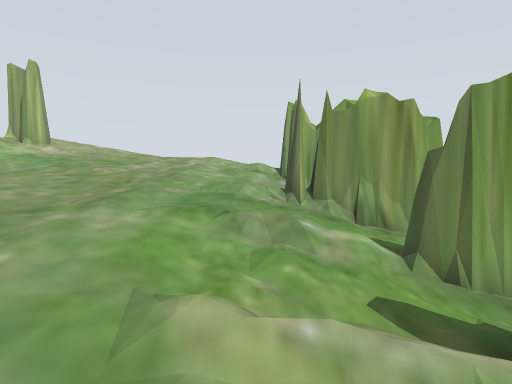
View 1 (above)

16 first-person views from a walk through a Gazebo world. The camera is 0.92 m above the floor, tilts 6° down and sees 80° across. The lines on the ground mark 1 m squares. The floor is counted in squares, 0.5 m on a side. Each view is taken from the middle of a square. On the plan, view 1 faces up. The plan holds only what a view shows up to about 16 squares ahead; the rest is blank. The place goes on beyond the plan.

View 2
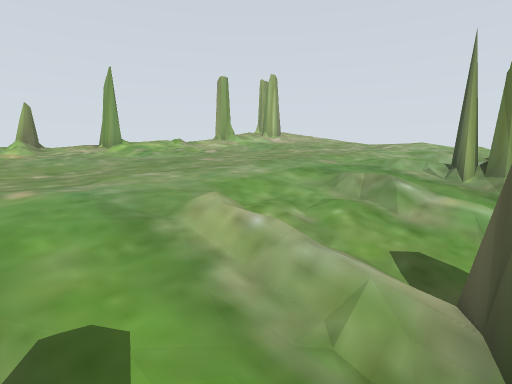

View 3
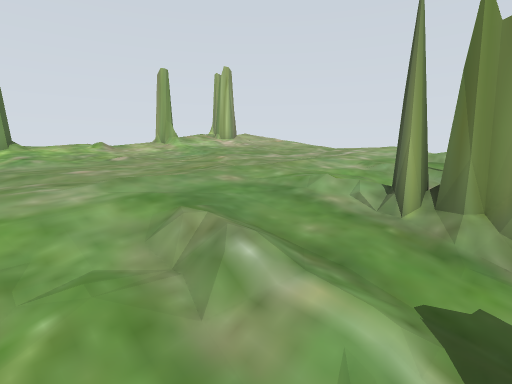

View 4
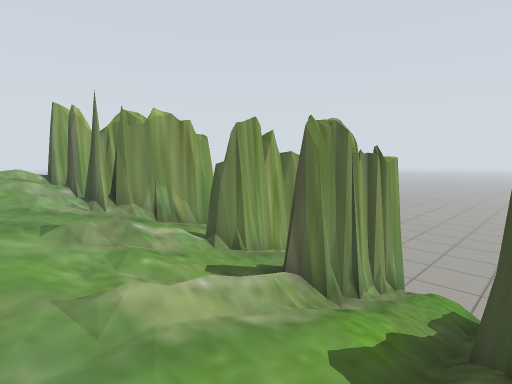

View 5
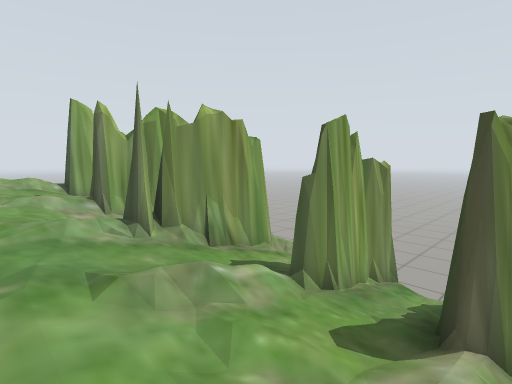

View 6
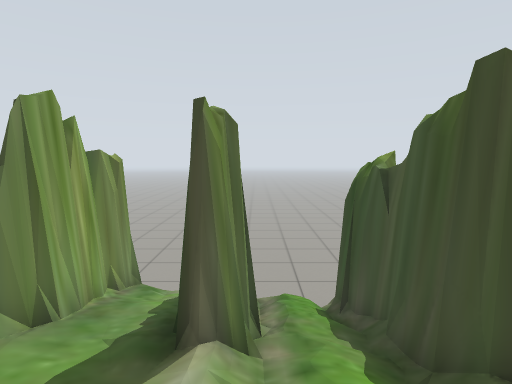

View 7
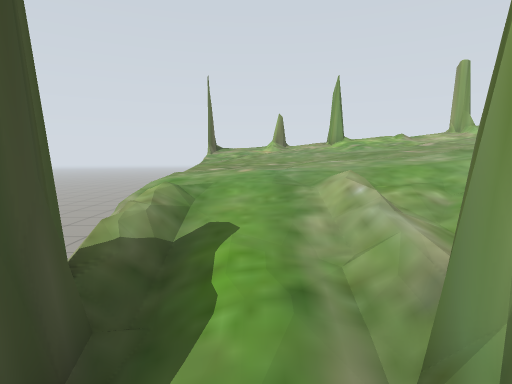

View 8
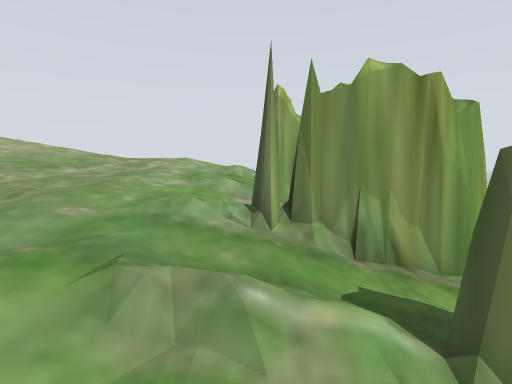

View 9
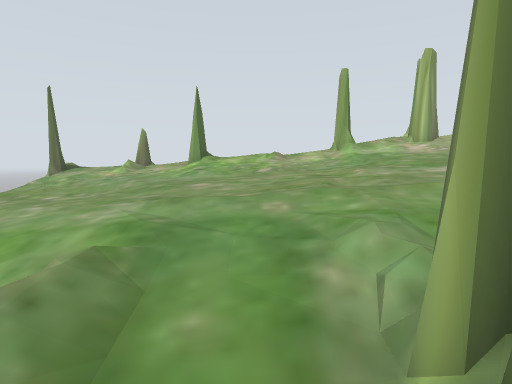

View 10
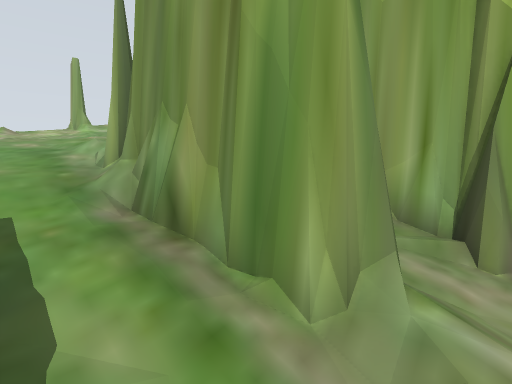

View 11
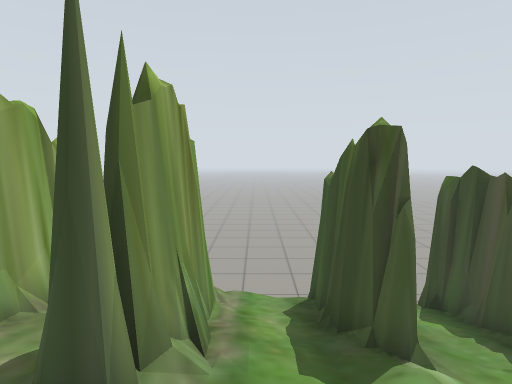

View 12
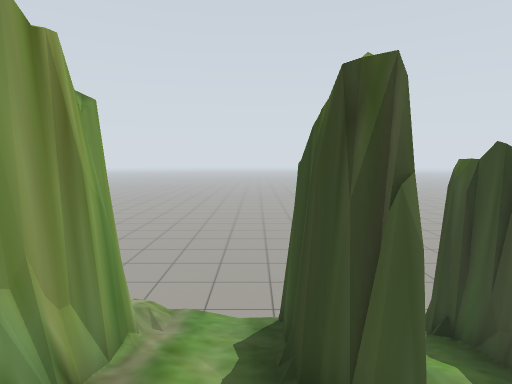

View 13
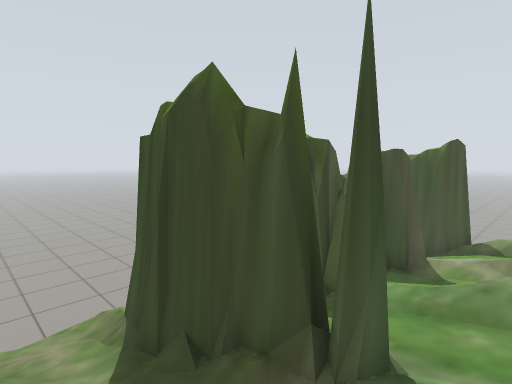

View 14
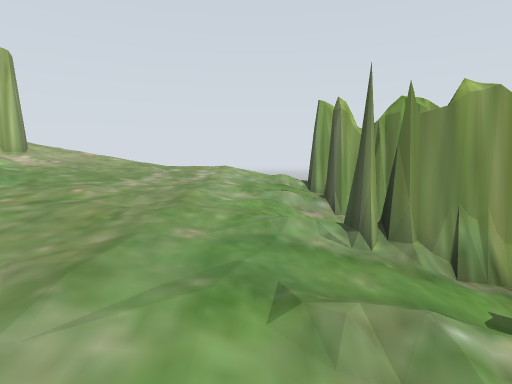

View 15
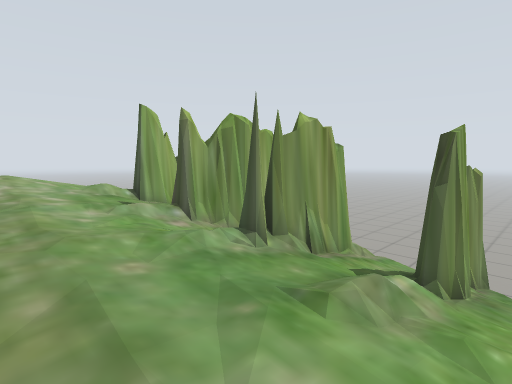

View 16
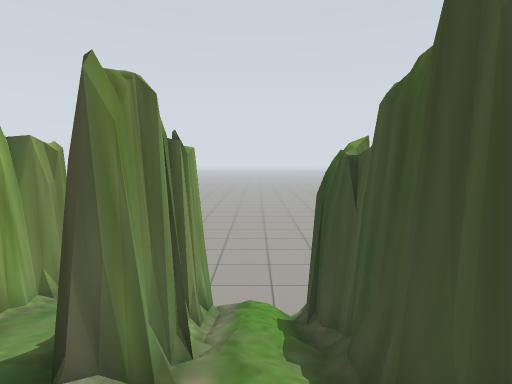

### Floor plan
Key: @ floor where view 1 was taken; # wall or solid block; x gap in a wall; . main floor; : floor 0.25 m higher than the main floor; - floor 0.25 m lower than the main floor; + floor 0.5 m higher than the main floor; _ floor 0.5 m lower than the main floor; * floor 0.75 m higher than the main floor; < floor 0.75 m lower than the main floor; ( floor 1 m lower than the main floor; ! floor 1.25 m lower than the main floor; / step, stairs or slope; = window, fence, low wall or low ledge; v drop or lower ground.
Columns run from 12 left of view 1 to 8 right of it. Each row starts with its distance up from view 1.
 18 **+++::::::.
 17 *+++:::::::.   #
 16   /::::.....//##
 15 /=/:::......-//
 14 +//:::......--
 13 //::::....../==###
 12  /::/.....--////####
 11 :::.......--///////!
 10 ::......-.--/=/###//
  9 ::.....----//#x####/
  8 ::/..-------__/////!
  7 ::/.--------__//((/!
  6 //..-------/////####x
  5 x#/.------_/////////
  4 ...----_--_////((///
  3 ...---_____////######
  2 //---______////######
  1 ..---______//<//////v
  0 .---___ ___/@////////
 -1 ///____ ___///#######

Where each view was taken, in squares from view 1:
view 1: 0 up, 0 right, facing up
view 2: 0 up, 3 right, facing up-left
view 3: 4 up, 3 right, facing up-left
view 4: 1 down, 2 left, facing up-right
view 5: 2 up, 2 left, facing up-right
view 6: 2 up, 1 left, facing right
view 7: 1 up, 5 right, facing left
view 8: 3 up, 1 right, facing up
view 9: 8 up, 3 right, facing left
view 10: 7 up, 7 right, facing up-left
view 11: 8 up, 1 left, facing right
view 12: 7 up, 1 right, facing right
view 13: 12 up, 0 right, facing down-right
view 14: 3 up, 1 left, facing up
view 15: 4 up, 4 left, facing up-right
view 16: 1 up, 0 right, facing right
